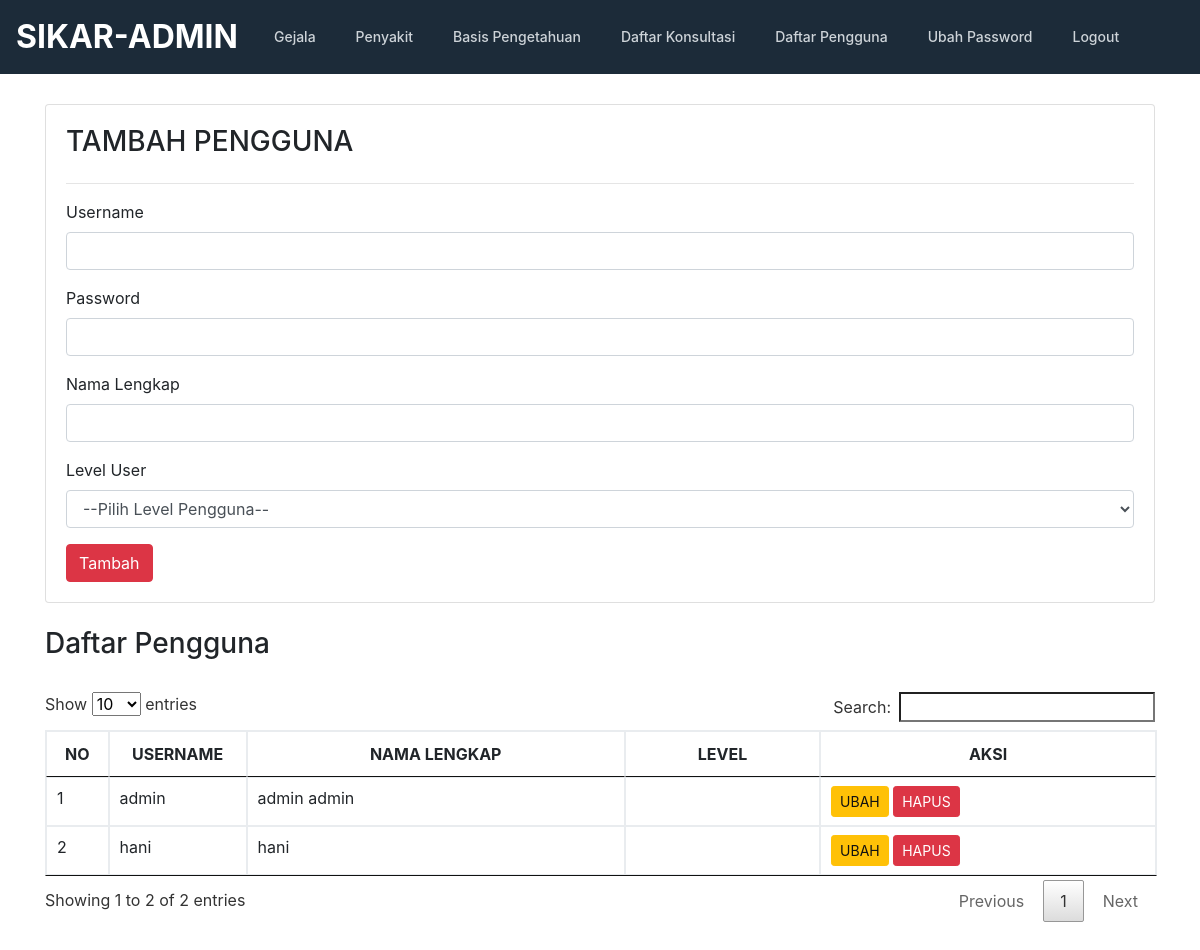
Screenshot of /admin/pengguna.php with the database file from the repository.
### tables this page shows
CREATE TABLE `user` (
  `user_id` int(10) NOT NULL,
  `username` varchar(30) NOT NULL,
  `password` varchar(30) NOT NULL,
  `fullname` varchar(50) NOT NULL
);

### admin/pengguna.php (the view, shortened to what this page needs)
<!doctype html>
<html lang="en">
  <head>
    <link href="../css/bootstrap.min.css" rel="stylesheet">
    <link href="../css/style.css" rel="stylesheet">
    <link href="../css/jquery.dataTables.min.css" rel="stylesheet"/>
  </head>
  <body>
    <?php include "header.php"; ?>
    <section>
      <div class="container">
        <div class="row">
            <div class="col-md-12">
              <div class="card" style="padding:20px">
                <h3>TAMBAH PENGGUNA</h3>
                <hr/>
                <form action="prosestambahpengguna.php" method="POST">
                  <div class="form-group">
                      <label>Username</label>
                      <input type="text" name="username" class="form-control" />
                  </div>
                  <div class="form-group">
                      <label>Password</label>
                      <input type="password" name="password" class="form-control" />
                  </div>
                  <div class="form-group">
                      <label>Nama Lengkap</label>
                      <input type="text" name="fullname" class="form-control" />
                  </div>
                  <div class="form-group">
                      <label>Level User</label>
                      <select name="level" class="form-control">
                          <option>--Pilih Level Pengguna--</option>
                      </select>
                  </div>
                  <button type="submit" class="btn btn-md btn-danger">Tambah</button>
                </form>
              </div>
              <br/>
              <h3>Daftar Pengguna</h3>
              <br/>
              <div class="row">
                <div class="col-md-12">
                  <table class="table table-bordered table-hover" id="gejala" class="display" style="width:100%">
                    <thead>
                      <tr>
                        <th width="20"><center>NO</center></th>
                        <th width="100"><center>USERNAME</center></th>
                        <th><center>NAMA LENGKAP</center></th>
                        <th><center>LEVEL</center></th>
                        <th><center>AKSI</center></th>
                      </tr>
                    </thead>
                    <tbody>
                      <?php
                        include "../conn.php";
                        $query = mysqli_query($koneksi,"SELECT * FROM user ORDER BY user_id ASC");
                        $no=0;
                        while ($data=mysqli_fetch_array($query)) {
                            $no++;
                      ?>
                      <tr>
                          <td><?php echo $no; ?></td>
                          <td><?php echo $data['username']; ?></td>
                          <td><?php echo $data['fullname']; ?></td>
                          <td><?php echo $data['level']; ?></td>
                          <td>
                              <a  href="editpengguna.php?id=<?php echo $data['user_id']; ?>" class="btn btn-sm btn-warning">UBAH</a>
                              <a  href="hapuspengguna.php?id=<?php echo $data['user_id']; ?>" class="btn btn-sm btn-danger">HAPUS</a>
                          </td>
                      </tr>
                      <?php } ?>
                    </tbody>
                  </table>
                </div>
              </div>
            </div>
        </div>
      </div>
    </section>
  </body>
</html>

### css/style.css (style rules this page uses)
.container { position: relative; overflow: hidden; }
section { padding:30px 0; }

### rows the page displays
user: username "admin", fullname "admin admin"
user: username "hani", fullname "hani"
